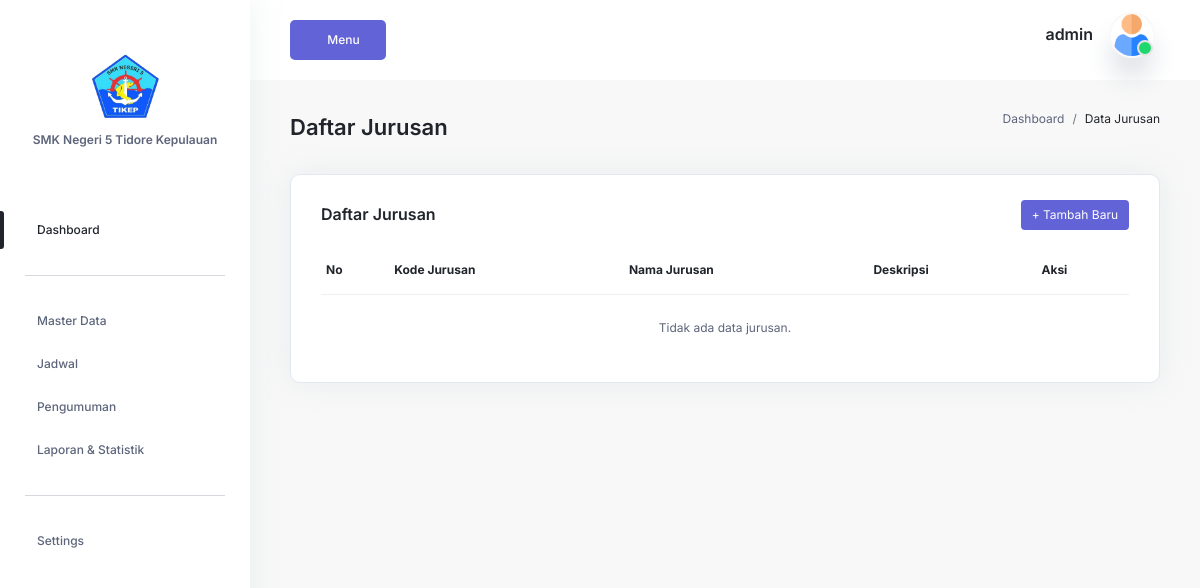
Page /login/admin/dataJurusan.php (signed in) on the earlier database version.
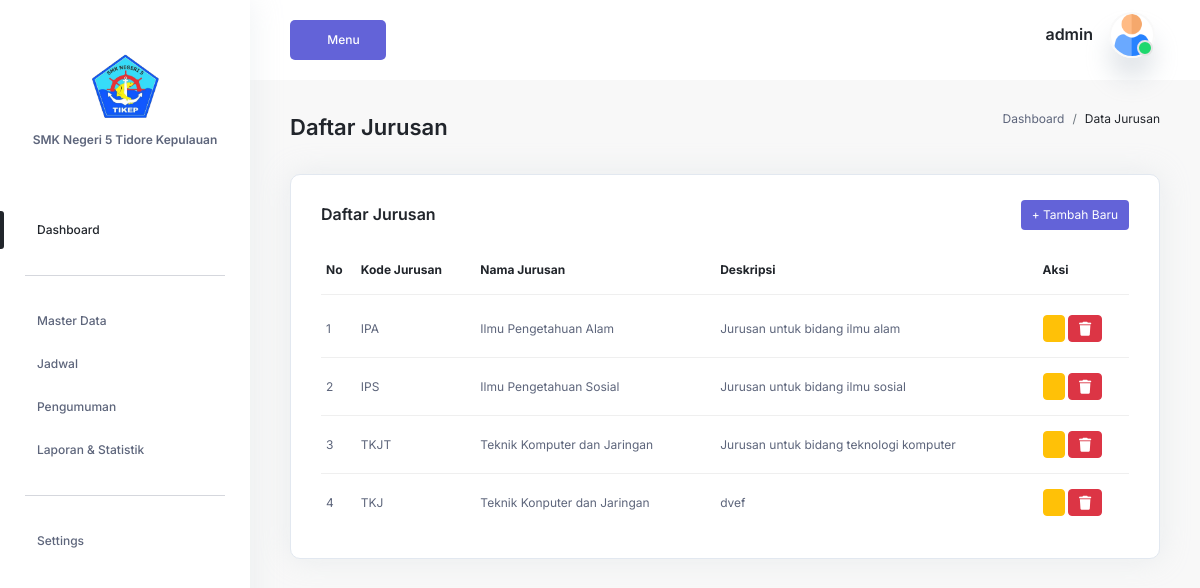
Same page on the later database version.
### tables this page shows
CREATE TABLE `users` (
  `id` int(11) NOT NULL,
  `nama` varchar(100) NOT NULL,
  `username` varchar(50) DEFAULT NULL,
  `password` varchar(255) NOT NULL,
  `email` varchar(100) NOT NULL,
  `role` enum('admin','guru','siswa') NOT NULL,
  `is_active` tinyint(1) NOT NULL DEFAULT '1',
  `login_attempts` tinyint(1) NOT NULL DEFAULT '1',
  `created_at` timestamp NOT NULL DEFAULT CURRENT_TIMESTAMP,
  `updated_at` timestamp NULL DEFAULT NULL ON UPDATE CURRENT_TIMESTAMP
);

CREATE TABLE `jurusan` (
  `id_jurusan` int(11) NOT NULL,
  `kode_jurusan` varchar(20) NOT NULL,
  `nama_jurusan` varchar(100) NOT NULL,
  `deskripsi` text,
  `created_at` timestamp NOT NULL DEFAULT CURRENT_TIMESTAMP,
  `updated_at` timestamp NULL DEFAULT NULL ON UPDATE CURRENT_TIMESTAMP
);

### login/admin/dataJurusan.php (the view, shortened to what this page needs)
<?php
include "../config/koneksi.php";
?>
<?php require_once 'template/header.php'; ?>
<?php require_once 'template/sidebar.php'; ?>
<section class="section">
    <div class="container-fluid">
        <div class="title-wrapper pt-30">
            <div class="row align-items-center">
                <div class="col-md-6">
                    <div class="title d-flex align-items-center flex-wrap mb-30">
                        <h2 class="mr-40">Daftar Jurusan</h2>
                    </div>
                </div>
                <div class="col-md-6">
                    <div class="breadcrumb-wrapper mb-30">
                        <nav aria-label="breadcrumb">
                            <ol class="breadcrumb">
                                <li class="breadcrumb-item"><a href="#0">Dashboard</a></li>
                                <li class="breadcrumb-item active" aria-current="page">Data Jurusan</li>
                            </ol>
                        </nav>
                    </div>
                </div>
            </div>
        </div>
        <div class="row">
            <div class="col-12">
                <div class="card-style mb-30">
                    <div class="d-flex justify-content-between align-items-center mb-3">
                        <h6 class="mb-0">Daftar Jurusan</h6>
                        <div>
                            <a href="formJurusan.php?tambah=true" class="main-btn primary-btn btn-hover btn-sm">+ Tambah Baru</a>
                        </div>
                    </div>
                    <div class="table-wrapper table-responsive">
                        <table class="table striped-table">
                            <thead>
                                <tr>
                                    <th>No</th>
                                    <th>Kode Jurusan</th>
                                    <th>Nama Jurusan</th>
                                    <th>Deskripsi</th>
                                    <th>Aksi</th>
                                </tr>
                            </thead>
                            <tbody>
                                <?php
                                $no = 1;
                                $query = "SELECT * FROM jurusan ORDER BY nama_jurusan ASC";
                                $result = mysqli_query($conn, $query);
                                while ($row = mysqli_fetch_assoc($result)) {
                                ?>
                                    <tr>
                                        <td><p><?= $no++; ?></p></td>
                                        <td><p><?= htmlspecialchars($row['kode_jurusan']); ?></p></td>
                                        <td><p><?= htmlspecialchars($row['nama_jurusan']); ?></p></td>
                                        <td><p><?= htmlspecialchars($row['deskripsi']); ?></p></td>
                                        <td>
                                            <a href="formJurusan.php?edit=<?= $row['id_jurusan'] ?>" class="btn btn-sm btn-warning">
                                            </a>
                                            <a href="formJurusan.php?hapus=<?= htmlspecialchars($row['id_jurusan']) ?>"
                                            class="btn btn-sm btn-danger"
                                            onclick="return confirmDelete(event, this)">
                                            <i class="fas fa-trash"></i>
                                            </a>
                                        </td>
                                    </tr>
                                <?php } ?>
                                <?php if (mysqli_num_rows($result) == 0): ?>
                                    <tr>
                                        <td colspan="5" class="text-center">
                                            <p>Tidak ada data jurusan.</p>
                                        </td>
                                    </tr>
                                <?php endif; ?>
                            </tbody>
                        </table>
                    </div>
                </div>
            </div>
        </div>
    </div>
</section>
<?php include './template/footer.php'; ?>

### login/admin/template/header.php (shortened to what this page needs)
<?php
include "../config/koneksi.php";
$user_id = $_SESSION['user_id'];
$query = mysqli_query($conn, "SELECT * FROM users WHERE id = '$user_id'");
 $data = mysqli_fetch_assoc($query);
?>
    <!DOCTYPE html>
<html lang="en">
    <head>
        <link rel="stylesheet" href="https://cdn.jsdelivr.net/npm/@fortawesome/fontawesome-free@5.15.4/css/fontawesome.min.css">
        <link
            href="https://cdn.jsdelivr.net/npm/bootstrap@5.2.0-beta1/dist/css/bootstrap.min.css"
            rel="stylesheet"
>
        <link rel="stylesheet" href="../../css/LineIcons.2.0.css">
        <link href="https://cdn.lineicons.com/4.0/lineicons.css" rel="stylesheet" />
        <link rel="stylesheet" href="https://cdnjs.cloudflare.com/ajax/libs/font-awesome/6.4.2/css/all.min.css" />
        <link rel="stylesheet" href="../assets/css/fullcalendar.css">
        <link rel="stylesheet" href="../assets/css/morris.css">
        <link rel="stylesheet" href="../assets/css/datatable.css">
        <link rel="stylesheet" href="../assets/css/main.css">
<link rel="stylesheet" type="text/css" href="https://cdn.datatables.net/1.11.5/css/jquery.dataTables.css">
        <body>
            <main class="main-wrapper">
                <header class="header">
                    <div class="container-fluid">
                        <div class="row">
                            <div class="col-lg-5 col-md-5 col-6">
                                <div class="header-left d-flex align-items-center">
                                    <div class="menu-toggle-btn mr-20">
                                        <button id="menu-toggle" class="main-btn primary-btn btn-hover">
                                            Menu
                                        </button>
                                    </div>
                                </div>
                            </div>
                            <div class="col-lg-7 col-md-7 col-6">
                                <div class="header-right">
                                    <div class="profile-box ml-15">
                                        <button
                                            class="dropdown-toggle bg-transparent border-0"
                                            type="button"
                                            id="profile"
                                            data-bs-toggle="dropdown"
                                            aria-expanded="false">
                                            <div class="profile-info">
                                                <div class="info">
                                                    <h6><?php echo $data['username'];?></h6>
                                                    <div class="image">
                                                        <img src="../../assets/img/user.png" alt=""/>
                                                        <span class="status"></span>
                                                    </div>
                                                </div>
                                            </div>
                                        </button>
                                    </div>
                                </div>
                            </div>
                        </div>
                    </div>
                </header>

### login/admin/template/sidebar.php (shortened to what this page needs)
<aside class="sidebar-nav-wrapper">
    <div class="navbar-logo">
        <a href="index.html">
            <img src="../assets/images/logo.png" alt="logo">
        </a>
        <h6 class="mt-2">SMK Negeri 5 Tidore Kepulauan</h6>
    </div>
    <nav class="sidebar-nav">
        <ul>
            <li class="nav-item active">
                <a href="index.php">
                  <span class="text">
                    Dashboard
                  </span>
                </a>
            </li>
            <span class="divider"><hr></span>
        <li class="nav-item nav-item-has-children">
            <a href="#0"
                data-bs-toggle="collapse"
                data-bs-target="#ddmenu_master"
                aria-controls="ddmenu_master"
                aria-expanded="false"
                aria-label="Toggle navigation"
                class="collapsed">
                <span class="text">Master Data</span>
            </a>
        </li>
        <li class="nav-item nav-item-has-children">
            <a href="#0"
                data-bs-toggle="collapse"
                data-bs-target="#ddmenu_jadwal"
                aria-controls="ddmenu_jadwal"
                aria-expanded="false"
                aria-label="Toggle navigation"
                class="collapsed">
                <span class="text">Jadwal</span>
            </a>
        </li>
        <li class="nav-item">
            <a href="pengumuman.php">
                <span class="text">Pengumuman</span>
            </a>
        </li>
        <li class="nav-item">
            <a href="laporan.php">
                <span class="text">Laporan & Statistik</span>
            </a>
        </li>
            <span class="divider"><hr></span>
           <li class="nav-item nav-item-has-children">
                <a
                    href="#0"
                    data-bs-toggle="collapse"
                    data-bs-target="#ddmenu_2"
                    aria-controls="ddmenu_2"
                    aria-expanded="false"
                    aria-label="Toggle navigation"
                    class="collapsed">
                    <span class="text">Settings</span>
                </a>
    </nav>
</aside>

### login/admin/template/footer.php (shortened to what this page needs)
<link rel="stylesheet" type="text/css" href="https://cdn.datatables.net/buttons/2.2.2/css/buttons.dataTables.min.css">
        </body>
    </html>

### login/assets/css/fullcalendar.css (style rules this page uses)
:root { --fc-daygrid-event-dot-width:8px;--fc-list-event-dot-width:10px;--fc-list-event-hover-bg-color:#f5f5f5 }

Differences in the rows shown:
added jurusan: kode_jurusan "IPA", nama_jurusan "Ilmu Pengetahuan Alam", deskripsi "Jurusan untuk bidang ilmu alam"
added jurusan: kode_jurusan "IPS", nama_jurusan "Ilmu Pengetahuan Sosial", deskripsi "Jurusan untuk bidang ilmu sosial"
added jurusan: kode_jurusan "TKJT", nama_jurusan "Teknik Komputer dan Jaringan", deskripsi "Jurusan untuk bidang teknologi komputer"
added jurusan: kode_jurusan "TKJ", nama_jurusan "Teknik Konputer dan Jaringan", deskripsi "dvef"
Other differences:
text no longer shown: "Tidak ada data jurusan."
